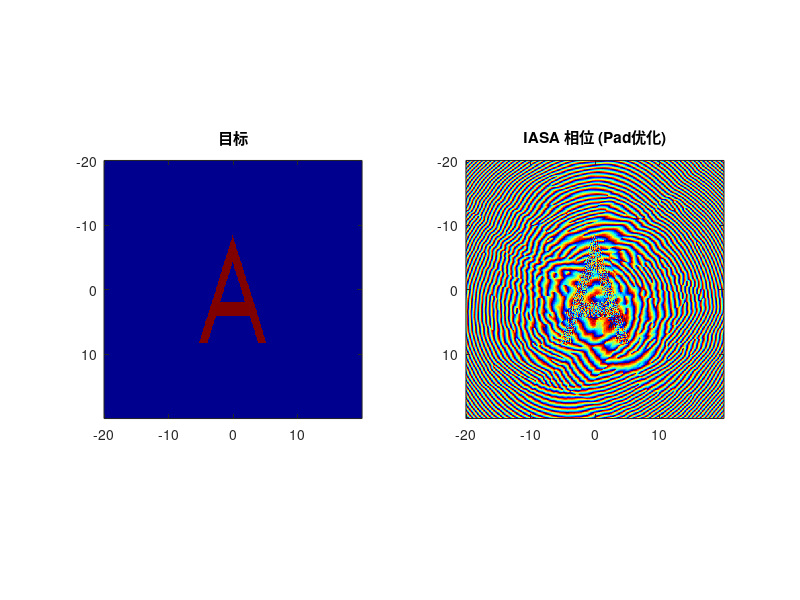
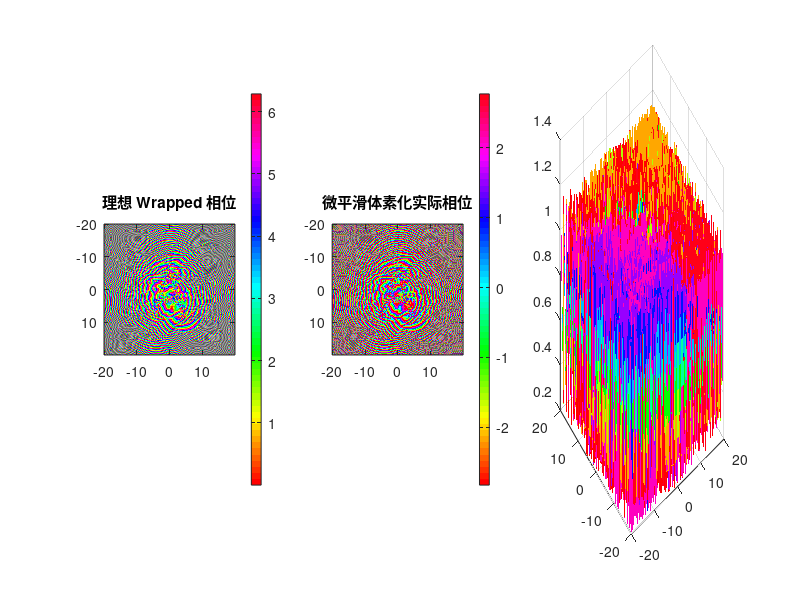

These charts were generated, in order, by the following MATLAB code: (Note: this script raises an error after producing the figures.)
clear; close all; clc;
%% 1. 网格及参数设定 (完全保持原样)
%% 1. 网格及参数设定 (动态 Z 轴优化与各项同性网格)
% --- 你可以在这里切换 Nx = 256, 384, 或 512 来控制分辨率 ---
Nx = 384; 
% -----------------------------------------------------------

Lx = 40e-3;
Ny = Nx; Ly = Lx;
System_Offset = 2.03e-3;
z_target_dist = 20e-3; % 目标距离
f0 = 4.0e6;
c_water = 1480; 
c_board = 2430; 
density_water = 997;
density_board = 1100; 
lambda_water = c_water / f0;

% 强制各项同性网格
dx = Lx / Nx; 
dy = dx; 
dz = dx; 

Lz_needed = 30e-3; 
% 2. 换算为基础网格数
Nz_min = ceil(Lz_needed / dz);

optimal_sizes = [128, 192, 216, 256, 300, 384, 512];
Nz = optimal_sizes(find(optimal_sizes >= Nz_min, 1));

Lz = Nz * dz;
% ==================================================

x = (-Nx/2 : Nx/2-1) * dx;

% 打印诊断信息，确保没有浪费算力
fprintf('==================================================\n');
fprintf('网格分辨率: dx = dy = dz = %.4f mm\n', dx*1e3);
fprintf('每波长采样点 (PPW): %.2f (建议 > 3)\n', lambda_water/dx);
fprintf('优化后网格尺寸: %d x %d x %d (总节点数: %.1f 百万)\n', Nx, Ny, Nz, (Nx*Ny*Nz)/1e6);
fprintf('Z轴物理长度缩减至: %.2f mm\n', Lz*1e3);
fprintf('==================================================\n');

%% 2. 目标定义 (保持原样)
fprintf('目标图案定义\n');
imag_target = zeros(Nx, Ny);
h_A = 160;       % 高度
w_base = 100;    % 底部宽度
thickness = 22;  % 粗细
bar_pos = 50;    % 横高
bar_width = 20;  % 横宽
cx = round(Nx/2); 
cy = round(Ny/2);
x_top = cx - h_A/2;
x_bottom = cx + h_A/2;
slope = h_A / (w_base/2);
[Y_grid, X_grid] = meshgrid(1:Ny, 1:Nx);
dx_outer = X_grid - x_top;
dy_abs = abs(Y_grid - cy);
width_at_x = dx_outer / slope;
mask_outer = (dx_outer >= 0) & (dx_outer <= h_A) & (dy_abs <= width_at_x);
x_top_inner = x_top + thickness * 1.8; % 视觉调整系数，保证厚度适中
dx_inner = X_grid - x_top_inner;
width_inner_at_x = dx_inner / slope;
mask_inner_cone = (dx_inner >= 0) & (dy_abs <= width_inner_at_x); 
% 横杠
x_bar_start = x_bottom - bar_pos - bar_width/2;
x_bar_end   = x_bottom - bar_pos + bar_width/2;
mask_bar = (X_grid >= x_bar_start) & (X_grid <= x_bar_end);
%组合逻辑
imag_target = mask_outer & (~mask_inner_cone | mask_bar);
imag_target = double(imag_target > 0.5);

%% 3. IASA 迭代 (保持原样)
fprintf('运行 IASA (引入 Padding 和 乘性权重优化)...\n');
pad_factor = 2; 
Nx_pad = Nx * pad_factor; 
Ny_pad = Ny * pad_factor;
Lx_pad = Lx * pad_factor;
dk_pad = 2 * pi / Lx_pad;
kx_pad = (-Nx_pad/2 : Nx_pad/2-1) * dk_pad;
[Kx_pad, Ky_pad] = meshgrid(kx_pad, kx_pad);

k_water = 2 * pi / lambda_water;
Kz_sq = k_water^2 - Kx_pad.^2 - Ky_pad.^2;
Kz_sq(Kz_sq < 0) = 0; 
H_forward = exp(1i * sqrt(Kz_sq) * z_target_dist); 
H_backward = exp(-1i * sqrt(Kz_sq) * z_target_dist); 
rng(9426);
board_phase_pad = zeros(Nx_pad, Ny_pad);
board_phase_pad(Nx/2+1:Nx/2+Nx, Ny/2+1:Ny/2+Ny) = exp(1i * rand(Nx, Nx) * 2 * pi);

target_pad = zeros(Nx_pad, Ny_pad);
target_pad(Nx/2+1:Nx/2+Nx, Ny/2+1:Ny/2+Ny) = imag_target;
weight_pad = target_pad * 1.5; 
mask_roi = (target_pad > 0.5);     
mask_dark = (target_pad < 0.5);    

epoch = 150; 
for i = 1:epoch
    U_source = zeros(Nx_pad, Ny_pad);
    center_phase = angle(board_phase_pad(Nx/2+1:Nx/2+Nx, Ny/2+1:Ny/2+Ny));
    U_source(Nx/2+1:Nx/2+Nx, Ny/2+1:Ny/2+Ny) = 1.0 .* exp(1i * center_phase);
    
    A_source = fftshift(fft2(ifftshift(U_source)));
    A_target = A_source .* H_forward;
    U_target = fftshift(ifft2(ifftshift(A_target)));
    
    rec_amp = abs(U_target);
    peak_val = max(rec_amp(mask_roi)); 
    if peak_val == 0, peak_val = max(rec_amp(:)); end
    rec_amp_norm = rec_amp / peak_val;
    
    if i > 5
        beta = 0.8; 
        correction = (target_pad(mask_roi) ./ (rec_amp_norm(mask_roi) + 1e-6)) .^ beta;
        weight_pad(mask_roi) = weight_pad(mask_roi) .* correction;
        weight_pad(weight_pad > 10) = 10;
        weight_pad(mask_dark) = 0;
    end
    current_weight = weight_pad; 
    U_target_constrained = weight_pad .* exp(1i * angle(U_target));
    A_target_cons = fftshift(fft2(ifftshift(U_target_constrained)));
    A_source_cons = A_target_cons .* H_backward;
    U_source_new = fftshift(ifft2(ifftshift(A_source_cons)));
    
    board_phase_pad = U_source_new;
end

holo_phase = angle(board_phase_pad(Nx/2+1:Nx/2+Nx, Ny/2+1:Ny/2+Ny));
figure(1);
subplot(1,2,1); imagesc(x*1e3, x*1e3, imag_target); axis image; colormap gray; title('目标');
subplot(1,2,2); imagesc(x*1e3, x*1e3, holo_phase); axis image; colormap jet; title('IASA 相位 (Pad优化)');

%% === [修改部分 Start] 相位转厚度与体素化优化 ===
phase_wrapped = mod(holo_phase, 2*pi); 

k_board_val = 2 * pi * f0 / c_board;
k_water_val = 2 * pi * f0 / c_water;
k_diff = abs(k_water_val - k_board_val); 

thickness_ideal = phase_wrapped / k_diff;

% [微平滑]：sigma 设为非常小的值，仅消除孤立的像素点突变
thickness_map = imgaussfilt(thickness_ideal, 0.2); 
min_base = 2 * dz; 
thickness_map = thickness_map + min_base;

% 严格体素化
net_num_board = round(thickness_map / dz);
actual_thickness = net_num_board * dz;

% 反算理论相位
actual_phase_imparted = mod(actual_thickness * k_diff, 2*pi);
complex_diff_voxel = exp(1i * actual_phase_imparted) ./ exp(1i * phase_wrapped);
global_offset_voxel = angle(mean(complex_diff_voxel(:))); 
phase_aligned_voxel = angle(exp(1i * (actual_phase_imparted - global_offset_voxel)));

% 计算理论量化误差
phase_error_voxel = abs(angle(exp(1i * (phase_aligned_voxel - phase_wrapped))));
mean_phase_error = mean(phase_error_voxel(:));
fprintf(' -> 理论体素化平均相位误差: %.4f Rad (%.1f 度)\n', mean_phase_error, mean_phase_error*180/pi);

figure(11); clf;
set(gcf, 'Position', [100, 100, 1200, 400], 'Color', 'w');
subplot(1,3,1); imagesc(x*1e3, x*1e3, phase_wrapped); axis image; colormap hsv; colorbar; title('理想 Wrapped 相位');
subplot(1,3,2); imagesc(x*1e3, x*1e3, phase_aligned_voxel); axis image; colormap hsv; colorbar; title('微平滑体素化实际相位');
subplot(1,3,3); surf(x*1e3, x*1e3, actual_thickness*1e3); shading flat; colormap parula; title('构建的 3D 透镜厚度'); view(2); colorbar;

%% k-Wave 介质建模
fprintf('仿真环境与实体介质构建\n');
kgrid = kWaveGrid(Nx, dx, Ny, dy, Nz, dz);
medium.sound_speed = c_water * ones(Nx, Ny, Nz);

% [关键物理隔离]：为了证明是网格散射惹的祸，而不是材料反射
% 我们强行关闭材料的阻抗失配！即：保持声速不同以产生相位差，但让密度补偿以匹配水的声阻抗。
% 声阻抗 Z = rho * c。我们希望 Z_board = Z_water
rho_match = (c_water * density_water) / c_board;

medium.density = density_water * ones(Nx, Ny, Nz);
medium.alpha_coeff = 0.002 * ones(Nx, Ny, Nz); 
medium.alpha_power = 1.5;

pml_size = 10;
source_z_idx = pml_size + 5;
z_board_stat_idx = source_z_idx + 2;

fprintf('将透镜写入 3D 网格...\n');
for i = 1:Nx
    for j = 1:Ny
        n_layers = net_num_board(i, j);
        if n_layers > 0
            z_start = z_board_stat_idx;
            z_end = z_board_stat_idx + n_layers - 1;
            
            medium.sound_speed(i, j, z_start:z_end) = c_board;
            
            % 使用阻抗匹配的密度，消除内部反射
            medium.density(i, j, z_start:z_end) = rho_match; 
            
            % 为了看清纯粹的相位作用，暂时关闭树脂的额外衰减
            % medium.alpha_coeff(i, j, z_start:z_end) = 1.0; 
        end
    end
end
thickest = max(net_num_board(:)) * dz;
% === [修改部分 End] ===
%% 时间 (保持原样)
fprintf('时间设置\n');
cfl = 0.3;
t_end = (Lz * 1.5) / c_water; 
kgrid.makeTime(medium.sound_speed, cfl, t_end); 

%% 6. 声源定义 
% === [修改部分 Start] 恢复为平面波声源 ===
% 原逻辑直接加了相位，这里因为已经有物理透镜，必须使用无相位的平面波
source.p_mask = zeros(Nx, Ny, Nz);
source.p_mask(:, :, source_z_idx) = 1; 
fprintf('构建平面波声源 (相位由物理透镜调制)\n');
t_vec = kgrid.t_array;
source_sig = sin(2 * pi * f0 * t_vec); % 纯正弦波

% 加一个简单的斜坡窗减少瞬态冲击
ramp_pts = round(2 / f0 / kgrid.dt); 
window = [linspace(0,1,ramp_pts), ones(1, kgrid.Nt-ramp_pts)];
source.p = source_sig .* window;
source.p_mode = 'dirichlet';
% === [修改部分 End] ===

%% 7. Sensor 放置
% === [修改部分 Start] 同时放置出口平面与目标平面的Sensor ===
fprintf('sensor设置\n');
sensor.mask = zeros(Nx, Ny, Nz);

% 1. 记录出口平面 (用于校验透镜转换质量)
 z_board_exit_idx = z_board_stat_idx + round(thickest/dz);
% sensor.mask(:, :, z_board_exit_idx) = 1;

% 2. 记录目标平面 (用于量化评估)
target_plane_idx = z_board_exit_idx + round(z_target_dist / dz);
scan_range_idx = round(3e-3 / dz); 
z_scan_start = target_plane_idx - scan_range_idx;
z_scan_end = target_plane_idx + scan_range_idx;

% 安全检查防止越界
if z_scan_end > Nz - pml_size
    z_scan_end = Nz - pml_size;
end
sensor.mask(:, :, z_scan_start:z_scan_end) = 1;

sensor.record = {'p'}; 
sensor.record_start_index = kgrid.Nt - round(3/f0/kgrid.dt);
% fprintf('  - 出口校验面 Z Index: %d\n', z_board_exit_idx);
fprintf('  - 扫描范围 Z Index: %d 到 %d (寻找物理最佳焦面)\n', z_scan_start, z_scan_end);
% fprintf('  - 目标平面 Z Index: %d (距离源 %.2f mm)\n', target_plane_idx, target_plane_idx*dz*1e3);
% === [修改部分 End] ===

%% 8. 仿真 (保持原样)
fprintf('仿真开始\n');
input_args = {
    'PMLInside', true, ...
    'PMLSize', 10, ...
    'PlotPML', false, ...
    'PlotSim', false, ...
    'DataCast', 'gpuArray-single' 
};
try
    sensor_data = kspaceFirstOrder3D(kgrid, medium, source, sensor, input_args{:});
catch
    disp('GPU 失败，切换 CPU...');
    input_args = input_args(1:end-2);
    sensor_data = kspaceFirstOrder3D(kgrid, medium, source, sensor, input_args{:});
end

%% 9. 数据处理与量化评估 (新增自动 Z-Scan 寻优逻辑)
if isfield(sensor_data, 'p')
    p_raw = gather(sensor_data.p); 
    [~, Nt_rec] = size(p_raw);
    p_fft = fft(p_raw, [], 2);
    [~, f_idx] = min(abs( (0:Nt_rec-1)/Nt_rec/kgrid.dt - f0 ));
    p_complex = p_fft(:, f_idx);
    
    p_field_3d = zeros(Nx, Ny, Nz);
    mask_indices = find(sensor.mask);
    p_field_3d(mask_indices) = p_complex;
    
    % 提取扫描体积的声压幅值
    scan_vol = abs(p_field_3d(:, :, z_scan_start:z_scan_end));
    num_slices = size(scan_vol, 3);
    
    % --- 准备目标图像进行评估 ---
    R = double(imag_target);                 
    R = (R - min(R(:))) / (max(R(:)) - min(R(:)));
    R_mean = mean(R(:));
    
    best_corr = -1;
    best_slice_idx = 1;
    best_img_recon = [];
    best_nmse = inf;
    best_psnr = 0;
    
    fprintf('开始 Z-Scan 寻优...\n');
    % 逐层计算相关系数，寻找真正聚焦最完美的平面
    for k = 1:num_slices
        A = scan_vol(:, :, k);
        A = (A - min(A(:))) / (max(A(:)) - min(A(:))); % 归一化
        A_mean = mean(A(:));
        
        % 计算 Correlation
        numerator = sum(sum((R - R_mean) .* (A - A_mean)));
        denominator = sqrt(sum(sum((R - R_mean).^2)) * sum(sum((A - A_mean).^2)));
        val_corr = numerator / denominator;
        
        if val_corr > best_corr
            best_corr = val_corr;
            best_slice_idx = k;
            best_img_recon = A;
            
            % 同步记录最高 Corr 时的其他指标
            best_nmse = sum(sum((R - A).^2)) / sum(sum(R.^2));
            mse = mean((R(:) - A(:)).^2);
            if mse == 0, best_psnr = Inf; else, best_psnr = 20 * log10(1 / sqrt(mse)); end
        end
    end
    
    % 计算实际的最佳物理聚焦距离
    actual_z_dist_idx = z_scan_start + best_slice_idx - 1 - z_board_exit_idx;
    actual_z_dist_mm = actual_z_dist_idx * dz * 1e3;
    
    fprintf('>>> 自动寻优完成！最佳焦面发生偏移: 理论 20.00mm -> 实际 %.2f mm\n', actual_z_dist_mm);

    % 可视化最佳平面
    figure(6); clf; set(gcf, 'Position', [100, 100, 1000, 400], 'Color', 'w');
    subplot(1,3,1); imagesc(x*1e3, x*1e3, imag_target); axis image; colormap gray; title('原始目标'); xlabel('mm');
    subplot(1,3,2); imagesc(x*1e3, x*1e3, best_img_recon); axis image; colormap jet; 
    title(sprintf('物理最佳焦面重建 (Z=%.2f mm)', actual_z_dist_mm)); xlabel('mm');
    subplot(1,3,3);
    center_row = round(Nx/2);
    plot(x*1e3, imag_target(center_row, :), 'k--', 'LineWidth', 1.5); hold on;
    plot(x*1e3, best_img_recon(center_row, :), 'r-', 'LineWidth', 1.5);
    legend('Target', 'Simulated'); title('最佳焦面剖面线'); grid on; xlabel('mm');

    try
        best_ssim = ssim(best_img_recon, R);
    catch
        best_ssim = NaN; 
    end
    

    fprintf('========================================\n');
    fprintf('IASA参数:\n');
    fprintf('迭代数: %d\n', epoch);
    fprintf('\n');
    
    fprintf('========================================\n');
    fprintf('仿真参数:\n');
    fprintf('目标平面距离: %.4f\n', z_target_dist);
    fprintf('完美匹配层大小: %d 格\n', pml_size); % 修改了这里的单位防报错
    fprintf('source位置 Z Index: %d\n', source_z_idx); % 修改了格式防报错
    % fprintf('目标平面位置 Z Index: %d\n', target_plane_idx);
    fprintf('\n');
    
    fprintf('========================================\n');
    fprintf(' -> 平均相位量化误差: %.4f Rad (%.1f 度)\n', mean_phase_error, mean_phase_error*180/pi);
    if mean_phase_error > 0.5
        warning('体素化误差过大！建议减小 dz (提高网格分辨率)！');
    end
    fprintf('\n========================================\n');
    fprintf('终极图像重建质量评估 (Z-Scan 最佳焦面):\n');
    fprintf('Correlation : %.4f \n', best_corr);
    fprintf('NMSE        : %.4f \n', best_nmse);
    fprintf('PSNR        : %.2f dB \n', best_psnr);
    fprintf('SSIM        : %.4f \n', best_ssim);
    fprintf('========================================\n');
end
